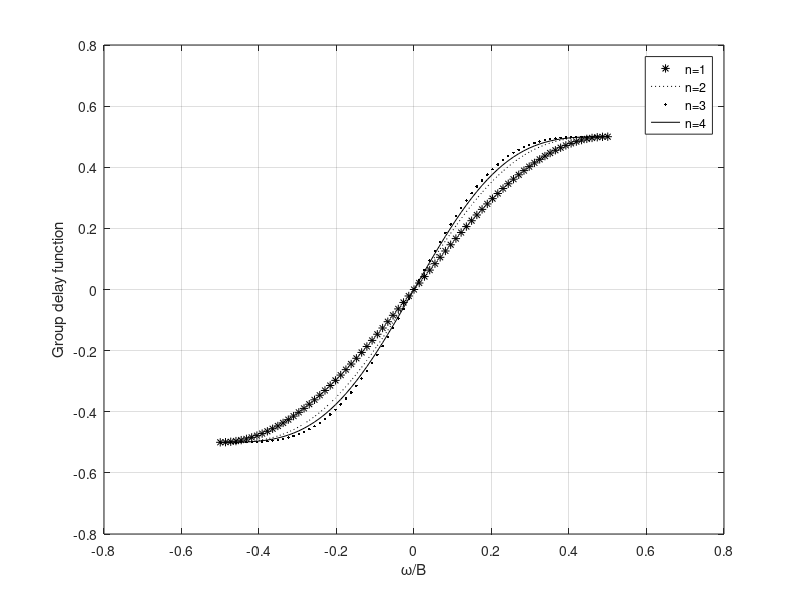

Write MATLAB code to recreate this figure.
% Use this program to reproduce Fig. 5.15
clear all;
close all;
delw = linspace(-.5,.5,75);
T1 = .5 .* sin(pi.*delw);
T2 = delw + (1/2/pi) .* sin(2*pi.*delw);
T3 = .25 .* (sin(pi.*delw)) .* ((cos(pi.*delw)).^2 + 2);
T4 = delw + (1/2/pi) .* sin(2*pi.*delw) + (2/3/pi) .* (cos(pi.*delw)).^3 .* sin(delw);
figure (1)
plot(delw,T1,'k*',delw,T2,'k:',delw,T3,'k.',delw,T4,'k');
grid
ylabel('Group delay function'); xlabel('\omega/B')
legend('n=1','n=2','n=3','n=4')